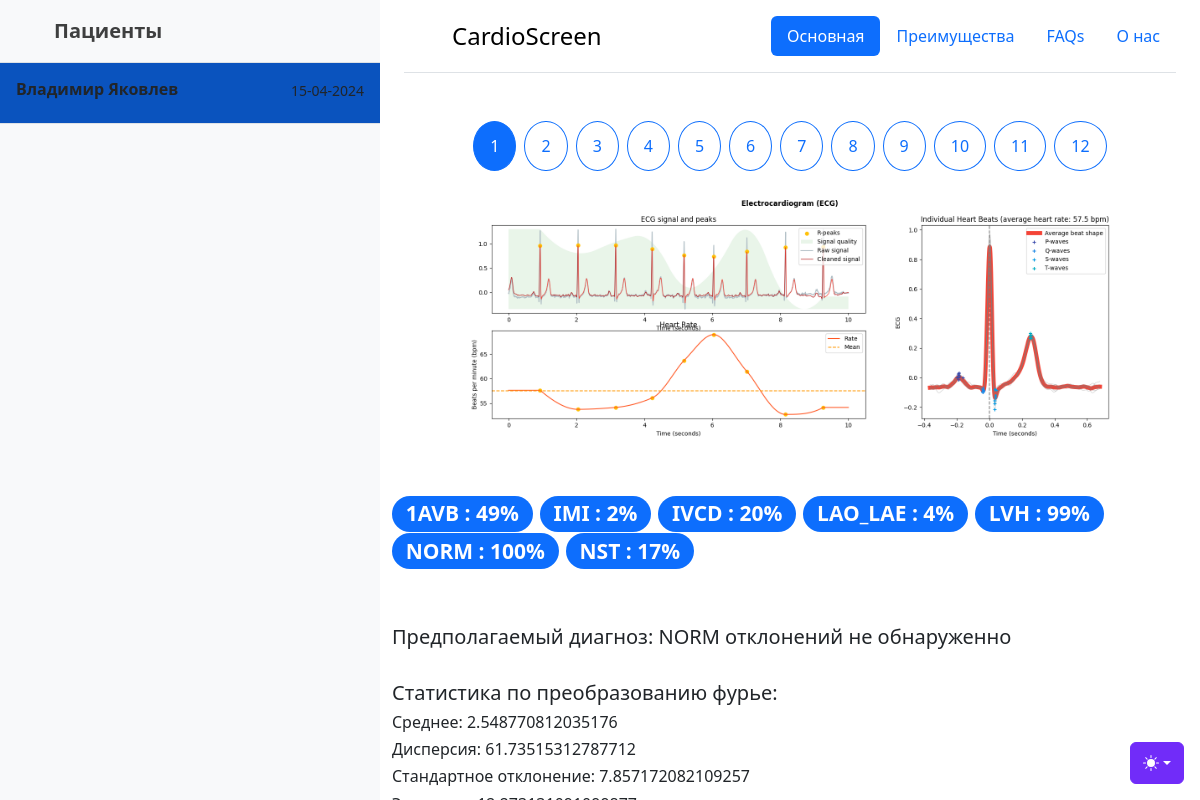
The app's page /30 with its own data.
### tables this page shows
CREATE TABLE Queue (id INTEGER NOT NULL UNIQUE PRIMARY KEY AUTOINCREMENT, account_id INTEGER NOT NULL, data TEXT NOT NULL, date TEXT NOT NULL, finished BOOLEAN NOT NULL DEFAULT (0), conclusion TEXT, llm_pred TEXT, fft);

### app.py (the view, shortened to what this page needs)
@app.route('/<int:id>', methods=['GET', 'POST'])
def get_id(id, image_id=1):
    tasks = get_q(True, id)
    return render_template('main.html', tasks=tasks, id=id, image_id=image_id)

### app.py (called while the page is built)
def get_q(is_1, acc_id=0):
    conn = sqlite3.connect('Users.db')
    if is_1:
        df = pd.read_sql_query("SELECT * FROM Queue WHERE finished=0", conn)
    else:
        df = pd.read_sql_query(f"SELECT * FROM Queue WHERE finished=1 AND account_id={acc_id}", conn)
    records = df.to_dict(orient='records')
    cur = conn.cursor()
    if len(records) == 0:
        return []
    for i in records:
        cur.execute(('''SELECT name,surname FROM Auth WHERE id = '{}';''').format(i["account_id"]))
        skin = cur.fetchall()
        i["name"] = skin[0][0] + " " + skin[0][1]
    for record in records:
        record['fft'] = record['fft'].split(',')
        record["data"] = eval(record["data"])
        record["data"] = {key: int(float(value) * 100) for key, value in record["data"].items() if float(value) > 0}
        record["data"] = dict(sorted(record["data"].items()))
    return records

### templates/main.html (shortened to what this page needs)
{% extends "sample.html" %}
{% set ns = namespace(account_id=0) %}
{% set ns = namespace(index=0) %}
{% block style %}
    <link href="/static/sidebars.css" rel="stylesheet">
    <link href="/static/headers.css" rel="stylesheet">
{% endblock %}
{% block body %}
    <main class="d-flex flex-nowrap ">
        <div class="d-flex flex-column align-items-stretch flex-shrink-0 bg-body-tertiary" style="width: 380px;">
            <a href="/"
               class="d-flex align-items-center flex-shrink-0 p-3 link-body-emphasis text-decoration-none border-bottom">
                <svg class="bi pe-none me-2" width="30" height="24">
                    <use xlink:href="#bootstrap"/>
                </svg>
                {% block name_list %}
                    <span class="fs-5 fw-semibold">Пациенты</span>
                {% endblock %}
            </a>
            <div class="list-group list-group-flush border-bottom scrollarea">
                {% block condition %}
                    {% for task in tasks %}
                        {% if task.id==id %}
                            {% set  ns.account_id=task.account_id %}
                            {% set  ns.index=tasks.index(task) %}
                            <a href="{{ task.id }}" class="list-group-item list-group-item-action py-3 lh-sm"
                               aria-current="true" style="background: #0a53be">
                        {% else %}
                            <a href="{{ task.id }}" class="list-group-item list-group-item-action py-3 lh-sm">
                        {% endif %}
                    <div class="d-flex w-100 align-items-center justify-content-between">
                        <strong class="mb-1">{{ task.name }}</strong>
                        <small>{{ task.date }}</small>
                    </div>
                    </a>
                    {% endfor %}
                {% endblock %}
            </div>
        </div>
        <div class="container">
            <div class="container">
                <header class="d-flex flex-wrap justify-content-center py-3 mb-4 border-bottom">
                    <a href="/"
                       class="d-flex align-items-center mb-3 mb-md-0 me-md-auto link-body-emphasis text-decoration-none">
                        <svg class="bi me-2" width="40" height="32">
                            <use xlink:href="#bootstrap"/>
                        </svg>
                        <span class="fs-4" >CardioScreen</span>
                    </a>
                    <ul class="nav nav-pills">
                        <li class="nav-item"><a href="#" class="nav-link active" aria-current="page">Основная</a>
                        </li>
                        <li class="nav-item"><a href="#" class="nav-link">Преимущества</a></li>
                        <li class="nav-item"><a href="#" class="nav-link">FAQs</a></li>
                        <li class="nav-item"><a href="#" class="nav-link">О нас</a></li>
                    </ul>
                </header>
            </div>
            {% block body_2 %}
                <div class="d-flex gap-2 justify-content-center py-4">
                {% for i in range(1,13) %}
                    {% if i==image_id %}
                        <a href="{{ id }}i{{ i }}">
                            <button class="btn btn-outline-primary rounded-circle p-3 lh-1 text-bg-primary" style="padding: 10px" type="button">{{ i }}</button>
                        </a>
                    {% else %}
                        <a href="{{ id }}i{{ i }}">
                            <button href="i{{ i }}" class="btn btn-outline-primary rounded-circle p-3 lh-1" type="button">{{ i }}</button>
                        </a>
                    {% endif %}
                {% endfor %}
                </div>
                <img src="../static/profiles/{{ ns.account_id }}/{{ id }}/{{ image_id }}.png"
                     class="rounded mx-auto d-block"
                     alt="test"
                     style="width: 100%">
                <div class="d-flex gap-2 justify-content-center py-5">
                    <h3>
                        {% for key,value in tasks[ns.index].data.items() %}
                            <span class="badge text-bg-primary rounded-pill">{{ key }} : {{ value }}%</span>
                        {% endfor %}
                    </h3>
                </div>
                <h5>Предполагаемый диагноз: <span>{{ tasks[ns.index].llm_pred }}</span></h5>
                <br>
                <h5>Статистика по преобразованию фурье:</h5>
                <h6>Среднее: {{ tasks[ns.index].fft[0] }}</h6>
                <h6>Дисперсия: {{ tasks[ns.index].fft[1] }}</h6>
                <h6>Стандартное отклонение: {{ tasks[ns.index].fft[2] }}</h6>
                <h6>Энтропия: {{ tasks[ns.index].fft[3] }}</h6>
                <br>
            {% endblock %}
        </div>
    </main>
{% endblock %}

### static/sidebars.css (style rules this page uses)
body { min-height: 100vh; min-height: -webkit-fill-available; }
html { height: -webkit-fill-available; }
main { height: 100vh; height: -webkit-fill-available; max-height: 100vh; overflow-x: auto; overflow-y: hidden; }
.scrollarea { overflow-y: auto; }

### templates/sample.html (style rules this page uses)
.bi { vertical-align: -.125em; fill: currentColor; }

### records on screen
Queue: name "Владимир Яковлев", date "15-04-2024", llm_pred "NORM отклонений не обнаруженно"

### other values on screen
{{ i }} "1"
{{ i }} "2" "3" "4" "5" "6" "7" "8" "9" "10" "11" "12"
{{ key }} "1AVB" "IMI" "IVCD" "LAO_LAE" "LVH" "NORM" "NST"
{{ value }} "49" "2" "20" "4" "99" "100" "17"
{{ tasks[ns.index].fft[0] }} "2.548770812035176"
{{ tasks[ns.index].fft[1] }} "61.73515312787712"
{{ tasks[ns.index].fft[2] }} "7.857172082109257"
